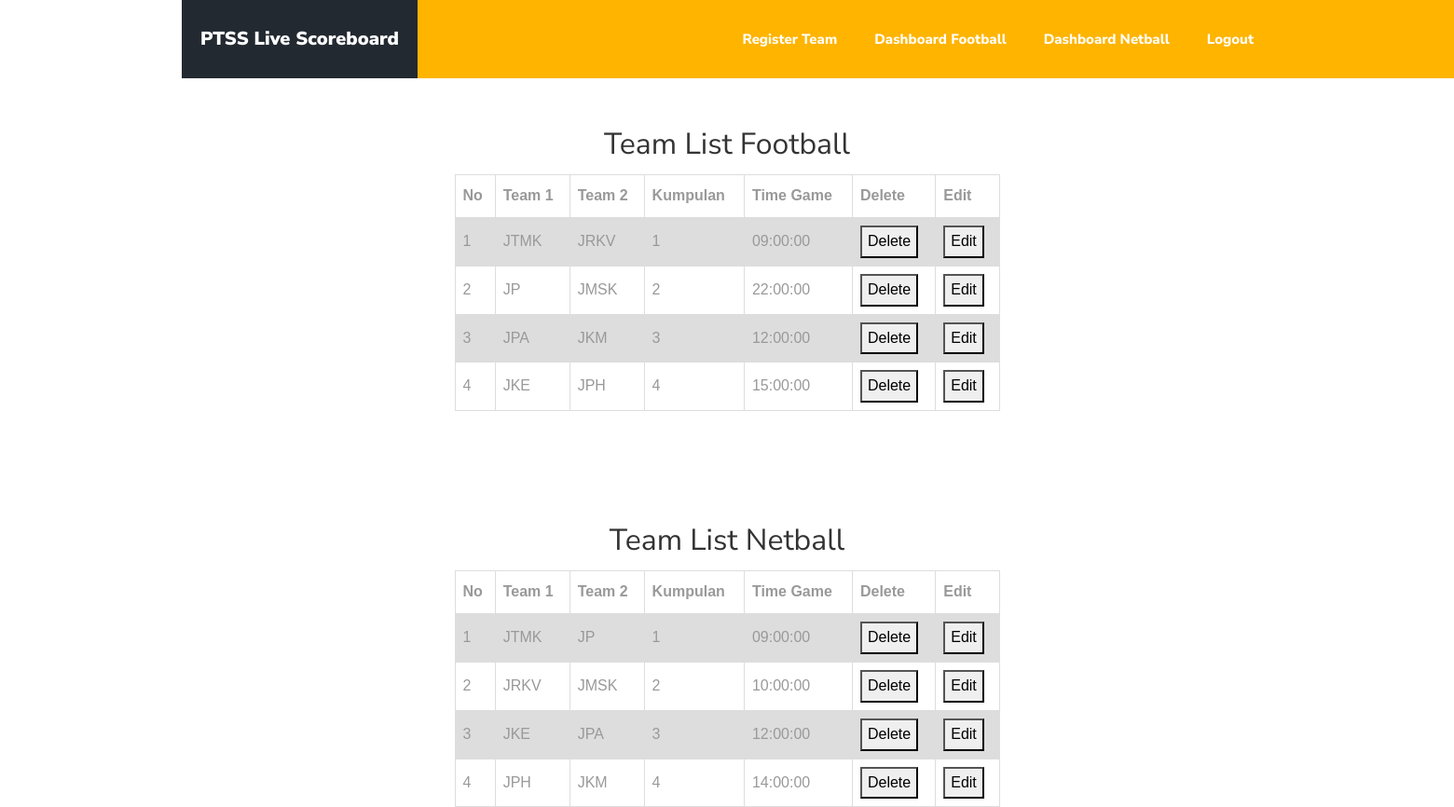
/teamlist.php, run on the app's committed database.
### tables this page shows
CREATE TABLE `team` (
  `game_id` int(11) NOT NULL,
  `sport` varchar(25) NOT NULL,
  `team_1` varchar(25) NOT NULL,
  `team_2` varchar(25) NOT NULL,
  `time_game` time NOT NULL,
  `kumpulan` int(11) NOT NULL
);

### teamlist.php (the view, shortened to what this page needs)
<?php
include("conn.php");
?>
<!DOCTYPE html>
<html lang="en">
  <head>
    <link rel="stylesheet" href="css/open-iconic-bootstrap.min.css">
    <link rel="stylesheet" href="css/animate.css">
    <link rel="stylesheet" href="css/owl.carousel.min.css">
    <link rel="stylesheet" href="css/owl.theme.default.min.css">
    <link rel="stylesheet" href="css/magnific-popup.css">
    <link rel="stylesheet" href="css/aos.css">
    <link rel="stylesheet" href="css/ionicons.min.css">
    <link rel="stylesheet" href="css/bootstrap-datepicker.css">
    <link rel="stylesheet" href="css/jquery.timepicker.css">
    <link rel="stylesheet" href="css/flaticon.css">
    <link rel="stylesheet" href="css/icomoon.css">
    <link rel="stylesheet" href="css/style.css">
  </head>
  <body>
	  <nav class="navbar navbar-expand-lg navbar-dark ftco_navbar bg-dark ftco-navbar-light" id="ftco-navbar">
	    <div class="container">
	      <a class="navbar-brand" href="index.html"><span>PTSS Live Scoreboard</span></a>
	      <div class="collapse navbar-collapse" id="ftco-nav">
	        <ul class="navbar-nav ml-auto">
	          <li class="nav-item active"><a href="regteam.php" class="nav-link">Register Team</a></li>
            <li class="nav-item active"><a href="dashboard.php" class="nav-link">Dashboard Football</a></li>
            <li class="nav-item active"><a href="dashboardnet.php" class="nav-link">Dashboard Netball</a></li>
	          <li class="nav-item active"><a href="index.php" class="nav-link">Logout</a></li>
	        </ul>
	      </div>
	    </div>
	  </nav>
    <div class="container">
      <div class="row no-gutters slider-text align-items-end justify-content-center">
      </div>
      <br /><br /><br /><br />
      <center>
 <head>
        </head>
        <body>
        <h2>Team List Football</h2>
        <table>
          <tr>
            <th>No</th>
            <th>Team 1</th>
            <th>Team 2</th>
            <th>Kumpulan</th>
            <th>Time Game</th>
            <th>Delete</th>
            <th>Edit</th>
          </tr>
            <?php
            $bill = 1;
            $sql = "SELECT * FROM team WHERE sport='football' ORDER BY kumpulan";
            $result = $conn->query($sql);
            while($row = $result->fetch_object()) {
                ?>
                <tr>
                    <td><?php echo $bill++; ?></td>
                    <td><?php echo $row->team_1; ?></td>
                    <td><?php echo $row->team_2; ?></td>
                    <td><?php echo $row->kumpulan; ?></td>
                    <td><?php echo $row->time_game; ?></td>
                    <td><button type="button" onclick="padam(<?php echo $row->game_id; ?>)">Delete</button></td>
                    <td><button type="button" onclick="window.location='editteam.php?game_id=<?php echo $row->game_id; ?>'">Edit</button></td>
                </tr>
                <?php
            }
            ?>
        </table>
        <br /><br /><br /><br />
        <h2>Team List Netball</h2>
        <table>
          <tr>
            <th>No</th>
            <th>Team 1</th>
            <th>Team 2</th>
            <th>Kumpulan</th>
            <th>Time Game</th>
            <th>Delete</th>
            <th>Edit</th>
          </tr>
            <?php
            $bill = 1;
            $sql = "SELECT * FROM team WHERE sport='netball' ORDER BY kumpulan";
            $result = $conn->query($sql);
            while($row = $result->fetch_object()) {
                ?>
                <tr>
                    <td><?php echo $bill++; ?></td>
                    <td><?php echo $row->team_1; ?></td>
                    <td><?php echo $row->team_2; ?></td>
                    <td><?php echo $row->kumpulan; ?></td>
                    <td><?php echo $row->time_game; ?></td>
                    <td><button type="button" onclick="padam(<?php echo $row->game_id; ?>)">Delete</button></td>
                    <td><button type="button" onclick="window.location='editteam.php?game_id=<?php echo $row->game_id; ?>'">Edit</button></td>
                </tr>
                <?php
            }
            ?>
        </table>
        </center>
</body>
</html>

### teamlist.php (style rules this page uses)
table { font-family: arial, sans-serif; border-collapse: collapse; width: 50%; }
td, th { border: 1px solid #dddddd; text-align: left; padding: 8px; }
tr:nth-child(even) { background-color: #dddddd; }

### data on the page
team: team_1 "JTMK", team_2 "JRKV", kumpulan "1", time_game "09:00:00"
team: team_1 "JP", team_2 "JMSK", kumpulan "2", time_game "22:00:00"
team: team_1 "JPA", team_2 "JKM", kumpulan "3", time_game "12:00:00"
team: team_1 "JKE", team_2 "JPH", kumpulan "4", time_game "15:00:00"
team: team_1 "JTMK", team_2 "JP", kumpulan "1", time_game "09:00:00"
team: team_1 "JRKV", team_2 "JMSK", kumpulan "2", time_game "10:00:00"
team: team_1 "JKE", team_2 "JPA", kumpulan "3", time_game "12:00:00"
team: team_1 "JPH", team_2 "JKM", kumpulan "4", time_game "14:00:00"
